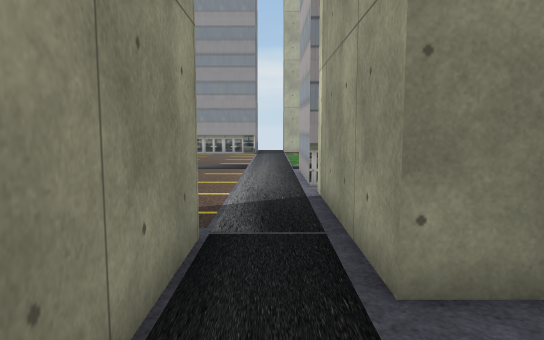
[1] (above)

17 first-person views from a walk through a 3-D level made in the Unity game engine. The camera is 1.3 m above the floor, tilts 6° down and sees 70° across. The floor is counted in squares, 1 m on a side. Each view is taken from the middle of a square. On the plan, view 1 faces up. The plan holds only what a view shows up to about 16 squares ahead; the rest is blank. Some surface patterns are stand-ins.

[2]
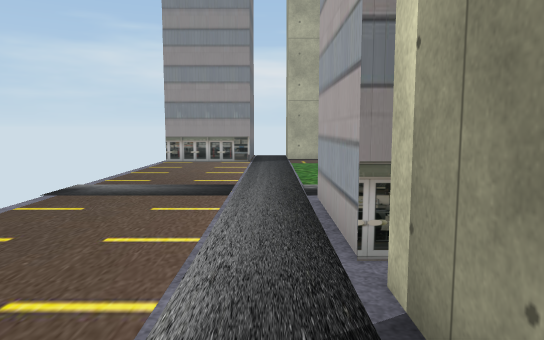

[3]
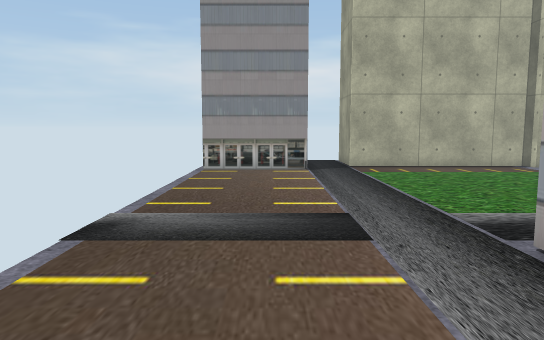

[4]
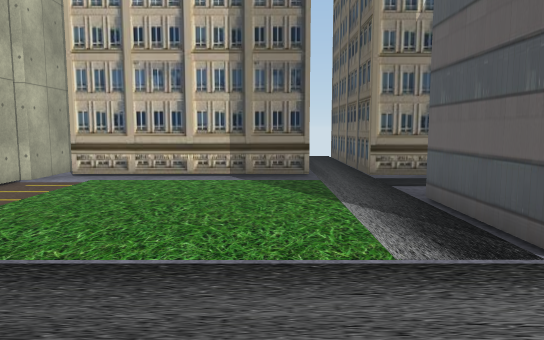

[5]
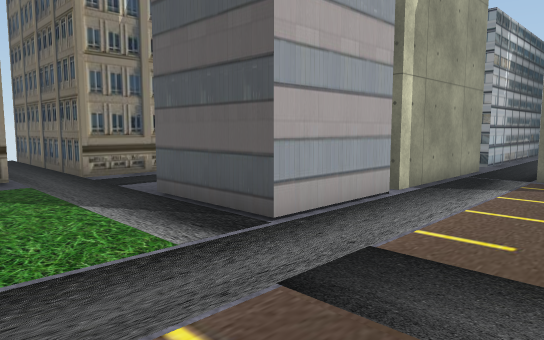

[6]
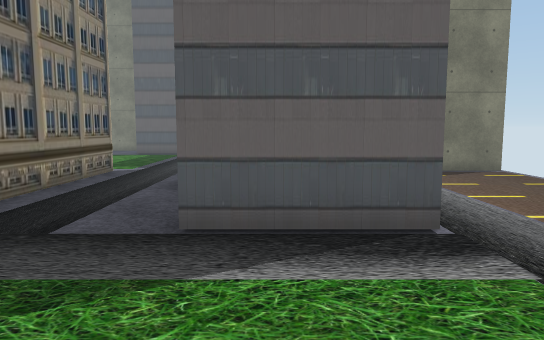

[7]
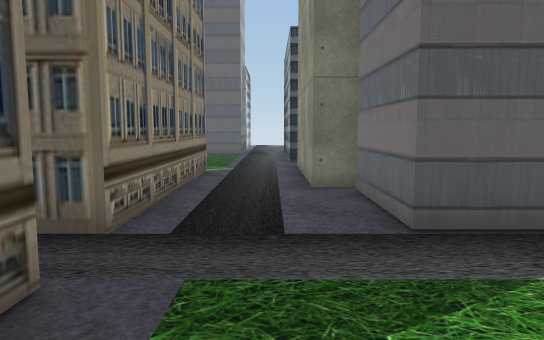

[8]
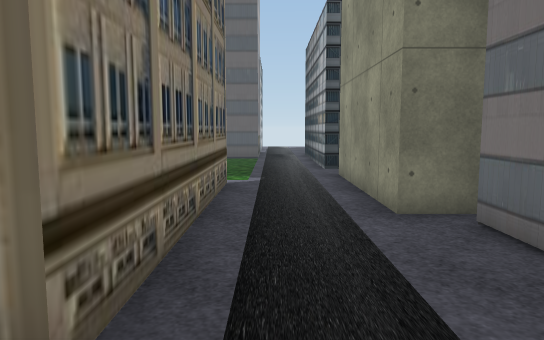

[9]
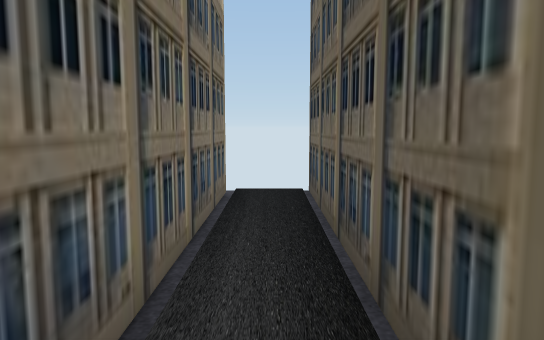

[10]
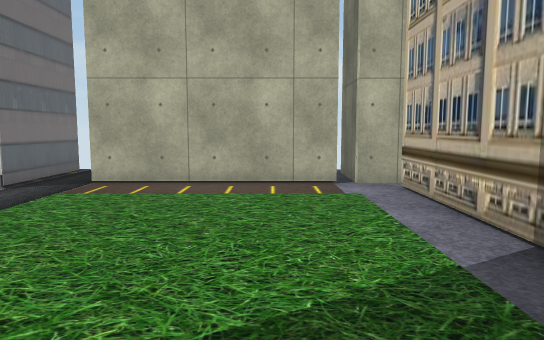

[11]
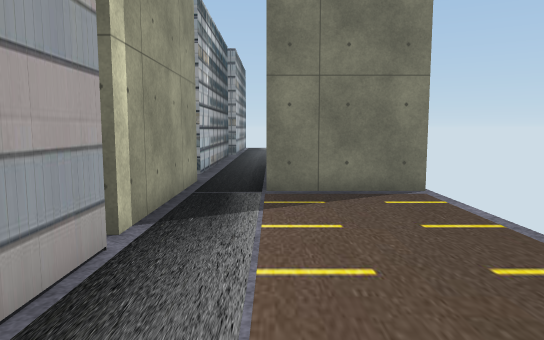

[12]
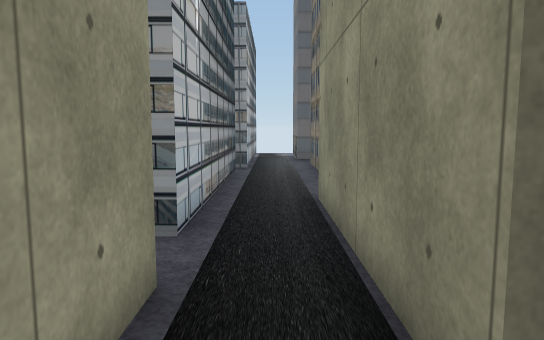

[13]
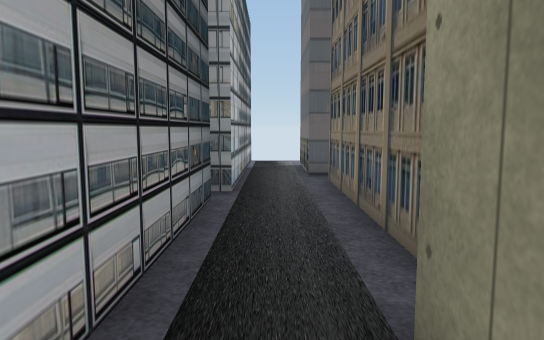

[14]
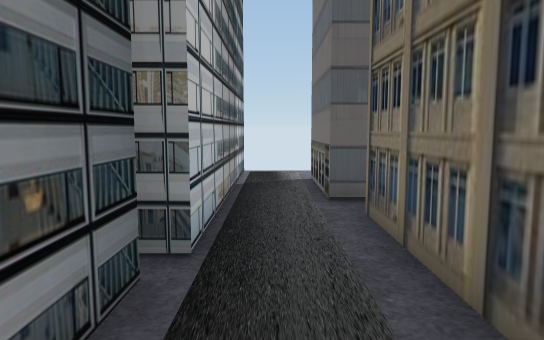

[15]
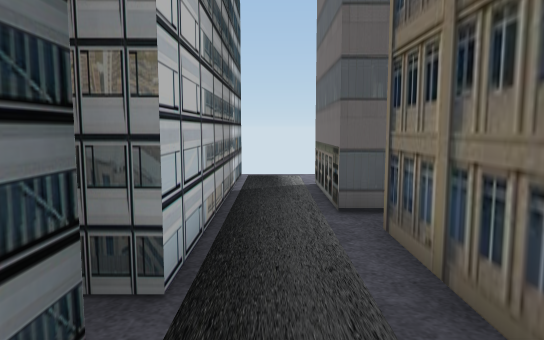

[16]
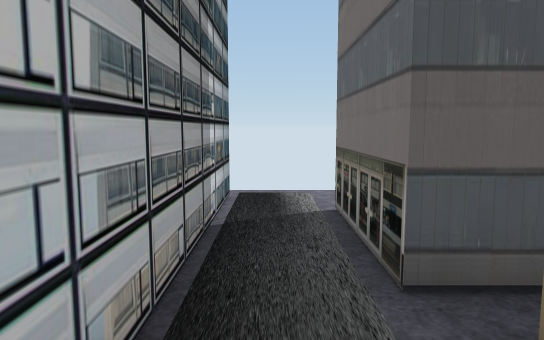

[17]
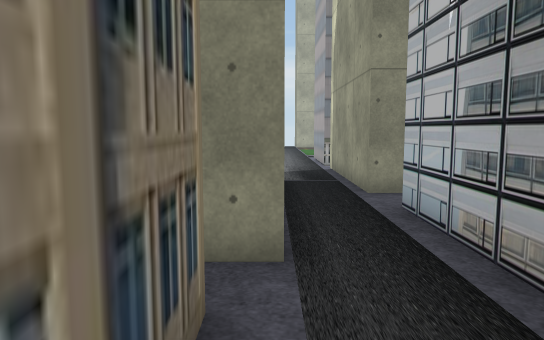

### Floor plan
Ten units are one square. View 1 is at (0, 0); x grows to the right and y downward. Boxes are objects, and circles mark ways between rooms. Rooms are numbered by the first view taken in them; rooms with no view inside come last. Other rooms are left out.
<svg viewBox="-49 -244 210 389">
<path fill="none" stroke="#000" d="M-9 -24 -9 13M12 15 12 -14M10 -88 10 -122 42 -122 42 -88M38 -81 51 -81 51 -44M79 -139 79 -208M-9 -204 -42 -204M66 -213 7 -213M10 -29 10 -82M81 -45 81 -122 156 -122M-44 -46 -9 -46 -9 -24M92 -213 71 -213M150 -139 82 -139M12 64 12 15M-22 99 -9 99 -9 134M-15 22 -15 91M-9 13 -18 13M10 136 10 69M-9 -239 -9 -204M7 -213 7 -235"/>
<circle cx="0" cy="-35" r="3" fill="#2a7"/>
<circle cx="0" cy="10" r="3" fill="#2a7"/>
<circle cx="0" cy="-200" r="3" fill="#2a7"/>
<text x="0" y="-10">1</text>
<text x="20" y="-130">2</text>
<text x="0" y="70">3</text>
<text x="0" y="-230">4</text>
</svg>
Room 1 opens to room 2. Room 1 opens to room 3. Room 2 opens to room 4.

Where each view was taken, in squares from view 1:
view 1: 0 up, 0 right, facing up
view 2: 5 up, 0 right, facing up
view 3: 8 up, 2 left, facing up
view 4: 15 up, 3 left, facing right
view 5: 16 up, 3 left, facing down-right
view 6: 17 up, 3 right, facing down
view 7: 17 up, 6 right, facing down
view 8: 14 up, 7 right, facing down
view 9: 13 up, 7 right, facing right
view 10: 12 up, 5 right, facing up
view 11: 13 up, 1 left, facing down
view 12: 6 up, 0 right, facing down
view 13: 1 up, 0 right, facing down
view 14: 3 down, 0 right, facing down
view 15: 4 down, 0 right, facing down
view 16: 7 down, 0 right, facing down
view 17: 5 down, 1 left, facing up
